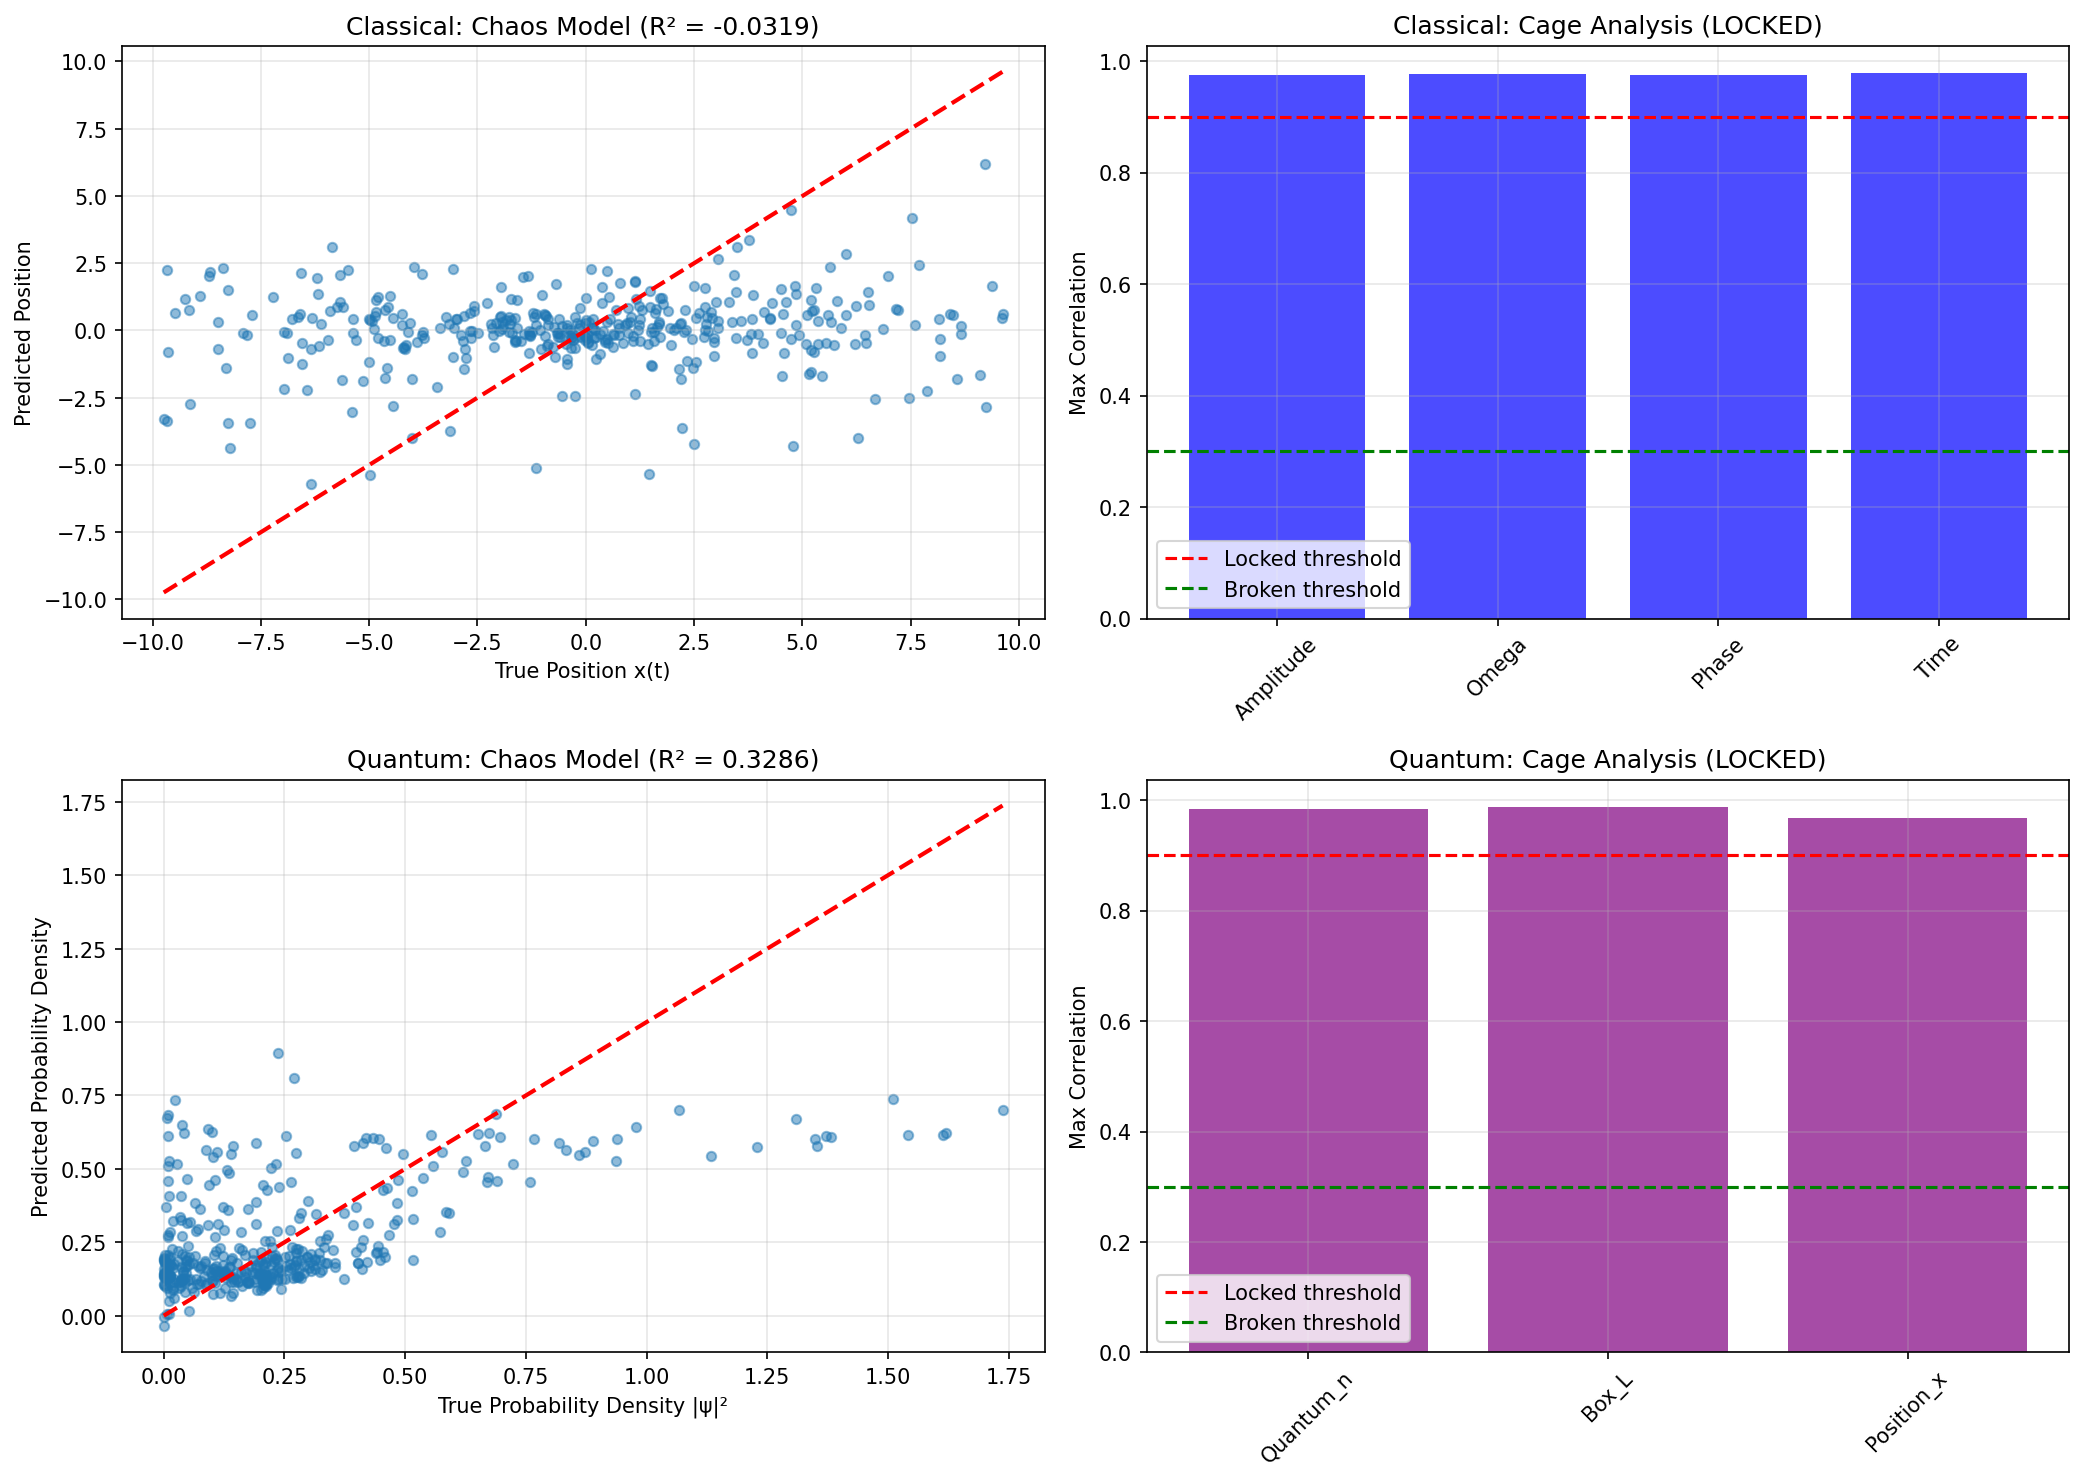

The script that saved this image:
"""
Physics vs. Darwin: Experiment 8
Classical vs Quantum Mechanics
Testing Complexity Hypothesis: Simple vs Complex Physics
-------------------------------------------------------

CREDITS AND REFERENCES:
-----------------------
Darwin's Cage Theory:
- Theory Creator: Gideon Samid
- Reference: Samid, G. (2025). Negotiating Darwin's Barrier: Evolution Limits Our View of Reality, AI Breaks Through. Applied Physics Research, 17(2), 102. https://doi.org/10.5539/apr.v17n2p102
- Publication: Applied Physics Research; Vol. 17, No. 2; 2025. ISSN 1916-9639 E-ISSN 1916-9647. Published by Canadian Center of Science and Education
- Available at: https://www.researchgate.net/publication/396377476_Negotiating_Darwin's_Barrier_Evolution_Limits_Our_View_of_Reality_AI_Breaks_Through

Experiments, AI Models, Architectures, and Reports:
- Author: Francisco Angulo de Lafuente
- Responsibilities: Experimental design, AI model creation, architecture development, results analysis, and report writing

Objective:
Compare cage status between:
- Simple Physics: Classical harmonic oscillator (intuitive, analytical)
- Complex Physics: Quantum particle in a box (counterintuitive, discrete states)

Hypothesis: Quantum system should break the cage, classical should lock it.
"""

import numpy as np
import matplotlib.pyplot as plt
from sklearn.linear_model import Ridge
from sklearn.preprocessing import PolynomialFeatures, MinMaxScaler
from sklearn.model_selection import train_test_split
from sklearn.metrics import r2_score
# scipy.fft not used, removed

# --- 1. PHYSICS SIMULATORS ---

class ClassicalHarmonicOscillator:
    """
    Part A: Simple Physics
    Classical harmonic oscillator: x(t) = A * cos(omega*t + phi)
    """
    def generate_dataset(self, n_samples=2000):
        np.random.seed(42)
        A = np.random.uniform(0.1, 10.0, n_samples)  # Amplitude [m]
        omega = np.random.uniform(0.5, 5.0, n_samples)  # Angular frequency [rad/s]
        phi = np.random.uniform(0, 2*np.pi, n_samples)  # Phase [rad]
        t = np.random.uniform(0, 10.0, n_samples)  # Time [s]
        
        # Truth: x(t) = A * cos(omega*t + phi)
        x = A * np.cos(omega * t + phi)
        
        X = np.column_stack((A, omega, phi, t))
        return X, x

class QuantumParticleInBox:
    """
    Part B: Complex Physics
    Quantum particle in a box: |psi|^2 = (2/L) * sin^2(n*pi*x/L)
    """
    def generate_dataset(self, n_samples=2000):
        np.random.seed(42)
        n = np.random.randint(1, 11, n_samples)  # Quantum number (discrete: 1-10)
        L = np.random.uniform(1.0, 10.0, n_samples)  # Box width [m]
        x = np.random.uniform(0, L, n_samples)  # Position within box [m]
        
        # Truth: |psi|^2 = (2/L) * sin^2(n*pi*x/L)
        prob_density = (2.0 / L) * np.sin(n * np.pi * x / L)**2
        
        X = np.column_stack((n, L, x))
        return X, prob_density

# --- 2. OPTICAL CHAOS MODEL ---

class OpticalChaosMachine:
    def __init__(self, n_features=4096, brightness=0.001):
        self.n_features = n_features
        self.brightness = brightness
        self.readout = Ridge(alpha=0.1)
        self.optical_matrix = None
        
    def _optical_interference(self, X):
        n_samples, n_input = X.shape
        
        if self.optical_matrix is None:
            np.random.seed(1337)
            self.optical_matrix = np.random.normal(0, 1, (n_input, self.n_features))
        
        light_field = X @ self.optical_matrix
        interference_pattern = np.fft.rfft(light_field, axis=1)
        intensity = np.abs(interference_pattern)**2
        intensity = np.tanh(intensity * self.brightness)
        
        return intensity
    
    def fit(self, X, y):
        X_optical = self._optical_interference(X)
        self.readout.fit(X_optical, y)
    
    def predict(self, X):
        X_optical = self._optical_interference(X)
        return self.readout.predict(X_optical)
    
    def get_internal_state(self, X):
        return self._optical_interference(X)

# --- 3. DARWINIAN BASELINE ---

class DarwinianModel:
    def __init__(self):
        self.poly = PolynomialFeatures(degree=4)
        self.model = Ridge(alpha=0.1)
    
    def fit(self, X, y):
        X_poly = self.poly.fit_transform(X)
        self.model.fit(X_poly, y)
    
    def predict(self, X):
        X_poly = self.poly.transform(X)
        return self.model.predict(X_poly)

# --- 4. CAGE ANALYSIS ---

def analyze_cage(model, X_test, X_test_raw, variable_names):
    """
    Analyze if internal features correlate with human variables.
    Returns max correlation for each variable.
    CRITICAL: Check ALL features, not just a sample (as in Experiment 1)
    """
    internal_states = model.get_internal_state(X_test)
    n_features = internal_states.shape[1]
    
    max_correlations = {}
    mean_correlations = {}
    
    for i, var_name in enumerate(variable_names):
        var_values = X_test_raw[:, i]
        correlations = []
        
        # Check correlation with ALL internal features (not just sample)
        for j in range(n_features):
            corr = np.corrcoef(internal_states[:, j], var_values)[0, 1]
            if not np.isnan(corr):
                correlations.append(np.abs(corr))
        
        if correlations:
            max_correlations[var_name] = np.max(correlations)
            mean_correlations[var_name] = np.mean(correlations)
        else:
            max_correlations[var_name] = 0.0
            mean_correlations[var_name] = 0.0
    
    return max_correlations, mean_correlations

# --- 5. MAIN EXPERIMENT ---

def run_experiment():
    print("⚛️ STARTING EXPERIMENT 8: CLASSICAL vs QUANTUM")
    print("=" * 70)
    print("Testing Complexity Hypothesis: Simple vs Complex Physics")
    print("=" * 70)
    
    results = {}
    
    # ===== PART A: CLASSICAL HARMONIC OSCILLATOR (SIMPLE) =====
    print("\n[PART A] CLASSICAL HARMONIC OSCILLATOR (Simple Physics)")
    print("-" * 70)
    
    # Generate data
    print("  Generating dataset...")
    classical_sim = ClassicalHarmonicOscillator()
    X_classical, y_classical = classical_sim.generate_dataset(n_samples=2000)
    
    # Scale data
    scaler_classical = MinMaxScaler()
    X_classical_scaled = scaler_classical.fit_transform(X_classical)
    
    # Split data
    X_train_c, X_test_c, X_train_c_s, X_test_c_s, y_train_c, y_test_c = train_test_split(
        X_classical, X_classical_scaled, y_classical, test_size=0.2, random_state=42
    )
    
    print(f"  Generated {len(X_classical)} samples")
    print(f"  Input shape: {X_classical.shape}")
    print(f"  Output range: [{np.min(y_classical):.4f}, {np.max(y_classical):.4f}]")
    
    # Train models
    print("  Training models...")
    
    # Darwinian baseline
    darwin_classical = DarwinianModel()
    darwin_classical.fit(X_train_c, y_train_c)
    y_pred_darwin_c = darwin_classical.predict(X_test_c)
    r2_darwin_c = r2_score(y_test_c, y_pred_darwin_c)
    
    # Chaos model - try different brightness values
    best_r2_c = -np.inf
    best_chaos_c = None
    best_brightness_c = 0.001
    
    for brightness in [0.0001, 0.001, 0.01, 0.1]:
        chaos_test = OpticalChaosMachine(n_features=4096, brightness=brightness)
        chaos_test.fit(X_train_c_s, y_train_c)
        y_pred_test = chaos_test.predict(X_test_c_s)
        r2_test = r2_score(y_test_c, y_pred_test)
        if r2_test > best_r2_c:
            best_r2_c = r2_test
            best_chaos_c = chaos_test
            best_brightness_c = brightness
    
    chaos_classical = best_chaos_c
    y_pred_chaos_c = chaos_classical.predict(X_test_c_s)
    r2_chaos_c = best_r2_c
    
    print(f"  Darwinian R²: {r2_darwin_c:.4f}")
    print(f"  Chaos R²: {r2_chaos_c:.4f} (brightness={best_brightness_c})")
    
    # Cage analysis
    print("  Analyzing cage status...")
    cage_classical, mean_cage_classical = analyze_cage(
        chaos_classical, X_test_c_s, X_test_c,
        ['Amplitude', 'Omega', 'Phase', 'Time']
    )
    
    max_corr_classical = max(cage_classical.values())
    mean_corr_classical = np.mean(list(mean_cage_classical.values()))
    print(f"  Max correlation with human variables: {max_corr_classical:.4f}")
    print(f"  Mean correlation with human variables: {mean_corr_classical:.4f}")
    for var, corr in cage_classical.items():
        print(f"    - {var}: max={corr:.4f}, mean={mean_cage_classical[var]:.4f}")
    
    if max_corr_classical > 0.9:
        cage_status_c = "LOCKED"
    elif max_corr_classical < 0.3:
        cage_status_c = "BROKEN"
    else:
        cage_status_c = "UNCLEAR"
    
    print(f"  Cage Status: {cage_status_c}")
    
    results['classical'] = {
        'r2_darwin': r2_darwin_c,
        'r2_chaos': r2_chaos_c,
        'cage_correlations': cage_classical,
        'cage_mean_correlations': mean_cage_classical,
        'cage_status': cage_status_c,
        'max_correlation': max_corr_classical,
        'mean_correlation': mean_corr_classical
    }
    
    # ===== PART B: QUANTUM PARTICLE IN BOX (COMPLEX) =====
    print("\n[PART B] QUANTUM PARTICLE IN BOX (Complex Physics)")
    print("-" * 70)
    
    # Generate data
    print("  Generating dataset...")
    quantum_sim = QuantumParticleInBox()
    X_quantum, y_quantum = quantum_sim.generate_dataset(n_samples=2000)
    
    # Scale data
    scaler_quantum = MinMaxScaler()
    X_quantum_scaled = scaler_quantum.fit_transform(X_quantum)
    
    # Split data
    X_train_q, X_test_q, X_train_q_s, X_test_q_s, y_train_q, y_test_q = train_test_split(
        X_quantum, X_quantum_scaled, y_quantum, test_size=0.2, random_state=42
    )
    
    print(f"  Generated {len(X_quantum)} samples")
    print(f"  Input shape: {X_quantum.shape}")
    print(f"  Output range: [{np.min(y_quantum):.4f}, {np.max(y_quantum):.4f}]")
    
    # Train models
    print("  Training models...")
    
    # Darwinian baseline
    darwin_quantum = DarwinianModel()
    darwin_quantum.fit(X_train_q, y_train_q)
    y_pred_darwin_q = darwin_quantum.predict(X_test_q)
    r2_darwin_q = r2_score(y_test_q, y_pred_darwin_q)
    
    # Chaos model - try different brightness values
    best_r2_q = -np.inf
    best_chaos_q = None
    best_brightness_q = 0.001
    
    for brightness in [0.0001, 0.001, 0.01, 0.1]:
        chaos_test = OpticalChaosMachine(n_features=4096, brightness=brightness)
        chaos_test.fit(X_train_q_s, y_train_q)
        y_pred_test = chaos_test.predict(X_test_q_s)
        r2_test = r2_score(y_test_q, y_pred_test)
        if r2_test > best_r2_q:
            best_r2_q = r2_test
            best_chaos_q = chaos_test
            best_brightness_q = brightness
    
    chaos_quantum = best_chaos_q
    y_pred_chaos_q = chaos_quantum.predict(X_test_q_s)
    r2_chaos_q = best_r2_q
    
    print(f"  Darwinian R²: {r2_darwin_q:.4f}")
    print(f"  Chaos R²: {r2_chaos_q:.4f} (brightness={best_brightness_q})")
    
    # Cage analysis
    print("  Analyzing cage status...")
    cage_quantum, mean_cage_quantum = analyze_cage(
        chaos_quantum, X_test_q_s, X_test_q,
        ['Quantum_n', 'Box_L', 'Position_x']
    )
    
    max_corr_quantum = max(cage_quantum.values())
    mean_corr_quantum = np.mean(list(mean_cage_quantum.values()))
    print(f"  Max correlation with human variables: {max_corr_quantum:.4f}")
    print(f"  Mean correlation with human variables: {mean_corr_quantum:.4f}")
    for var, corr in cage_quantum.items():
        print(f"    - {var}: max={corr:.4f}, mean={mean_cage_quantum[var]:.4f}")
    
    if max_corr_quantum > 0.9:
        cage_status_q = "LOCKED"
    elif max_corr_quantum < 0.3:
        cage_status_q = "BROKEN"
    else:
        cage_status_q = "UNCLEAR"
    
    print(f"  Cage Status: {cage_status_q}")
    
    results['quantum'] = {
        'r2_darwin': r2_darwin_q,
        'r2_chaos': r2_chaos_q,
        'cage_correlations': cage_quantum,
        'cage_mean_correlations': mean_cage_quantum,
        'cage_status': cage_status_q,
        'max_correlation': max_corr_quantum,
        'mean_correlation': mean_corr_quantum
    }
    
    # ===== COMPARISON =====
    print("\n" + "=" * 70)
    print("COMPARISON: Simple vs Complex Physics")
    print("=" * 70)
    print(f"\nClassical (Simple):")
    print(f"  R² Chaos: {r2_chaos_c:.4f}")
    print(f"  Max Correlation: {max_corr_classical:.4f}")
    print(f"  Cage Status: {cage_status_c}")
    print(f"\nQuantum (Complex):")
    print(f"  R² Chaos: {r2_chaos_q:.4f}")
    print(f"  Max Correlation: {max_corr_quantum:.4f}")
    print(f"  Cage Status: {cage_status_q}")
    
    # Hypothesis test
    print("\n" + "=" * 70)
    print("HYPOTHESIS TEST")
    print("=" * 70)
    if max_corr_classical > 0.9 and max_corr_quantum < 0.3:
        print("✅ HYPOTHESIS CONFIRMED: Simple physics locks cage, complex breaks it")
    elif max_corr_classical < 0.3 and max_corr_quantum > 0.9:
        print("❌ HYPOTHESIS REFUTED: Opposite pattern observed")
    else:
        print("⚠️ HYPOTHESIS UNCLEAR: Mixed or unclear results")
    
    # Visualization
    fig, axes = plt.subplots(2, 2, figsize=(14, 10))
    
    # Classical: Predictions
    axes[0, 0].scatter(y_test_c, y_pred_chaos_c, alpha=0.5, s=20)
    axes[0, 0].plot([y_test_c.min(), y_test_c.max()], [y_test_c.min(), y_test_c.max()], 'r--', lw=2)
    axes[0, 0].set_xlabel('True Position x(t)')
    axes[0, 0].set_ylabel('Predicted Position')
    axes[0, 0].set_title(f'Classical: Chaos Model (R² = {r2_chaos_c:.4f})')
    axes[0, 0].grid(True, alpha=0.3)
    
    # Classical: Cage correlations
    vars_c = list(cage_classical.keys())
    corrs_c = list(cage_classical.values())
    axes[0, 1].bar(vars_c, corrs_c, color='blue', alpha=0.7)
    axes[0, 1].axhline(y=0.9, color='r', linestyle='--', label='Locked threshold')
    axes[0, 1].axhline(y=0.3, color='g', linestyle='--', label='Broken threshold')
    axes[0, 1].set_ylabel('Max Correlation')
    axes[0, 1].set_title(f'Classical: Cage Analysis ({cage_status_c})')
    axes[0, 1].legend()
    axes[0, 1].grid(True, alpha=0.3)
    axes[0, 1].tick_params(axis='x', rotation=45)
    
    # Quantum: Predictions
    axes[1, 0].scatter(y_test_q, y_pred_chaos_q, alpha=0.5, s=20)
    axes[1, 0].plot([y_test_q.min(), y_test_q.max()], [y_test_q.min(), y_test_q.max()], 'r--', lw=2)
    axes[1, 0].set_xlabel('True Probability Density |ψ|²')
    axes[1, 0].set_ylabel('Predicted Probability Density')
    axes[1, 0].set_title(f'Quantum: Chaos Model (R² = {r2_chaos_q:.4f})')
    axes[1, 0].grid(True, alpha=0.3)
    
    # Quantum: Cage correlations
    vars_q = list(cage_quantum.keys())
    corrs_q = list(cage_quantum.values())
    axes[1, 1].bar(vars_q, corrs_q, color='purple', alpha=0.7)
    axes[1, 1].axhline(y=0.9, color='r', linestyle='--', label='Locked threshold')
    axes[1, 1].axhline(y=0.3, color='g', linestyle='--', label='Broken threshold')
    axes[1, 1].set_ylabel('Max Correlation')
    axes[1, 1].set_title(f'Quantum: Cage Analysis ({cage_status_q})')
    axes[1, 1].legend()
    axes[1, 1].grid(True, alpha=0.3)
    axes[1, 1].tick_params(axis='x', rotation=45)
    
    plt.tight_layout()
    plt.savefig('experiment_8_classical_vs_quantum.png', dpi=150, bbox_inches='tight')
    print(f"\n📊 Graph saved as 'experiment_8_classical_vs_quantum.png'")
    plt.show()  # Show the graph
    
    return results

if __name__ == "__main__":
    results = run_experiment()

